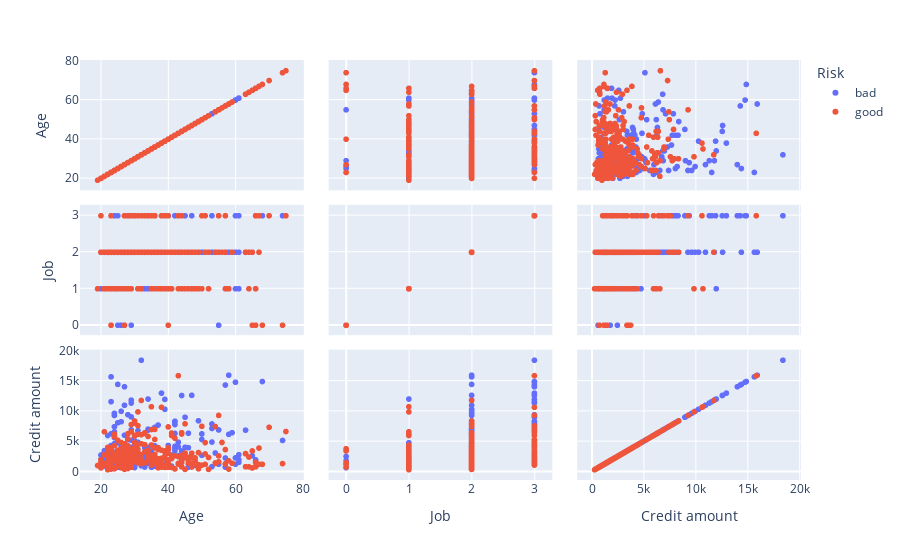

The cell this chart's notebook holds for it:
### Code cell
grafico = px.scatter_matrix(base, dimensions=['Age', 'Job', 'Credit amount'], color='Risk');
display(grafico);

### Figure 1 — Plotly figure (JSON) as saved in the notebook; plotly's stock layout.template omitted (floating-point values rounded to 4 significant figures; data arrays with more than 128 entries replaced by an {"elided": "..."} marker saying what was removed)
{"data": [{"dimensions": [{"axis": {"matches": true}, "label": "Age", "values": {"elided": "231 int values"}}, {"axis": {"matches": true}, "label": "Job", "values": {"elided": "231 int values"}}, {"axis": {"matches": true}, "label": "Credit amount", "values": {"elided": "231 int values"}}], "hovertemplate": "Risk=bad<br>%{xaxis.title.text}=%{x}<br>%{yaxis.title.text}=%{y}<extra></extra>", "legendgroup": "bad", "marker": {"color": "#636efa", "symbol": "circle"}, "name": "bad", "showlegend": true, "type": "splom"}, {"dimensions": [{"axis": {"matches": true}, "label": "Age", "values": {"elided": "291 int values"}}, {"axis": {"matches": true}, "label": "Job", "values": {"elided": "291 int values"}}, {"axis": {"matches": true}, "label": "Credit amount", "values": {"elided": "291 int values"}}], "hovertemplate": "Risk=good<br>%{xaxis.title.text}=%{x}<br>%{yaxis.title.text}=%{y}<extra></extra>", "legendgroup": "good", "marker": {"color": "#EF553B", "symbol": "circle"}, "name": "good", "showlegend": true, "type": "splom"}], "layout": {"dragmode": "select", "legend": {"title": {"text": "Risk"}, "tracegroupgap": 0}, "margin": {"t": 60}}}
